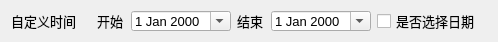
        <widget class="QWidget" name="layoutWidget">
            <property name="geometry">
                <rect>
                    <x>10</x>
                    <y>360</y>
                    <width>482</width>
                    <height>24</height>
                </rect>
            </property>
            <layout class="QHBoxLayout" name="horizontalLayout_14">
                <item>
                    <widget class="QLabel" name="label_10">
                        <property name="minimumSize">
                            <size>
                                <width>80</width>
                                <height>20</height>
                            </size>
                        </property>
                        <property name="maximumSize">
                            <size>
                                <width>80</width>
                                <height>20</height>
                            </size>
                        </property>
                        <property name="font">
                            <font>
                                <pointsize>10</pointsize>
                                <weight>50</weight>
                                <bold>false</bold>
                                <underline>false</underline>
                                <stylestrategy>PreferDefault</stylestrategy>
                            </font>
                        </property>
                        <property name="text">
                            <string>自定义时间</string>
                        </property>
                    </widget>
                </item>
                <item>
                    <layout class="QHBoxLayout" name="horizontalLayout_12">
                        <item>
                            <widget class="QLabel" name="label_11">
                                <property name="minimumSize">
                                    <size>
                                        <width>28</width>
                                        <height>20</height>
                                    </size>
                                </property>
                                <property name="maximumSize">
                                    <size>
                                        <width>28</width>
                                        <height>20</height>
                                    </size>
                                </property>
                                <property name="font">
                                    <font>
                                        <pointsize>10</pointsize>
                                        <weight>50</weight>
                                        <bold>false</bold>
                                        <underline>false</underline>
                                        <stylestrategy>PreferDefault</stylestrategy>
                                    </font>
                                </property>
                                <property name="text">
                                    <string>开始</string>
                                </property>
                            </widget>
                        </item>
                        <item>
                            <widget class="QDateEdit" name="de_beginDate">
                                <property name="minimumSize">
                                    <size>
                                        <width>100</width>
                                        <height>20</height>
                                    </size>
                                </property>
                                <property name="maximumSize">
                                    <size>
                                        <width>100</width>
                                        <height>20</height>
                                    </size>
                                </property>
                                <property name="font">
                                    <font>
                                        <pointsize>10</pointsize>
                                        <weight>50</weight>
                                        <bold>false</bold>
                                        <underline>false</underline>
                                        <stylestrategy>PreferDefault</stylestrategy>
                                    </font>
                                </property>
                                <property name="calendarPopup">
                                    <bool>true</bool>
                                </property>
                                <property name="timeSpec">
                                    <enum>Qt::LocalTime</enum>
                                </property>
                            </widget>
                        </item>
                    </layout>
                </item>
                <item>
                    <layout class="QHBoxLayout" name="horizontalLayout_13">
                        <item>
                            <widget class="QLabel" name="label_12">
                                <property name="minimumSize">
                                    <size>
                                        <width>28</width>
                                        <height>20</height>
                                    </size>
                                </property>
                                <property name="maximumSize">
                                    <size>
                                        <width>28</width>
                                        <height>20</height>
                                    </size>
                                </property>
                                <property name="font">
                                    <font>
                                        <pointsize>10</pointsize>
                                        <weight>50</weight>
                                        <bold>false</bold>
                                        <underline>false</underline>
                                        <stylestrategy>PreferDefault</stylestrategy>
                                    </font>
                                </property>
                                <property name="text">
                                    <string>结束</string>
                                </property>
                            </widget>
                        </item>
                        <item>
                            <widget class="QDateEdit" name="de_endData">
                                <property name="minimumSize">
                                    <size>
                                        <width>100</width>
                                        <height>20</height>
                                    </size>
                                </property>
                                <property name="maximumSize">
                                    <size>
                                        <width>100</width>
                                        <height>20</height>
                                    </size>
                                </property>
                                <property name="font">
                                    <font>
                                        <pointsize>10</pointsize>
                                        <weight>50</weight>
                                        <bold>false</bold>
                                        <underline>false</underline>
                                        <stylestrategy>PreferDefault</stylestrategy>
                                    </font>
                                </property>
                                <property name="calendarPopup">
                                    <bool>true</bool>
                                </property>
                            </widget>
                        </item>
                    </layout>
                </item>
                <item>
                    <widget class="QCheckBox" name="cb_dateChoose">
                        <property name="minimumSize">
                            <size>
                                <width>110</width>
                                <height>20</height>
                            </size>
                        </property>
                        <property name="maximumSize">
                            <size>
                                <width>110</width>
                                <height>20</height>
                            </size>
                        </property>
                        <property name="font">
                            <font>
                                <pointsize>10</pointsize>
                                <weight>50</weight>
                                <bold>false</bold>
                                <underline>false</underline>
                                <stylestrategy>PreferDefault</stylestrategy>
                            </font>
                        </property>
                        <property name="text">
                            <string>是否选择日期</string>
                        </property>
                    </widget>
                </item>
            </layout>
        </widget>
